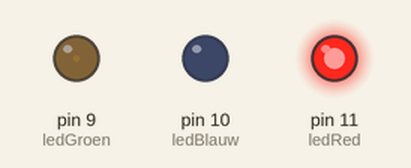
This sketch was run on a simulated Arduino Uno, built with avr-gcc and run on an emulated ATmega328P. On the bench: output pins drawn as LEDs (lit = HIGH).

Above: at 0.05 s.
At 1.35 s:
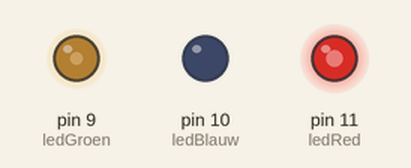
At 2.7 s:
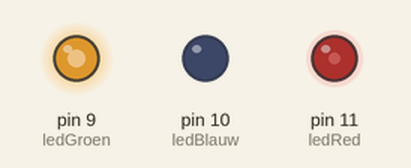
At 5.4 s:
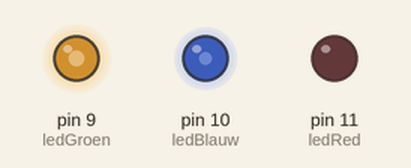
At 8.1 s:
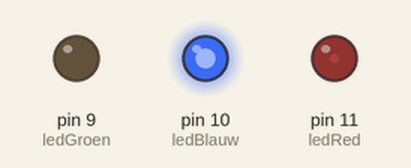
At 10.8 s:
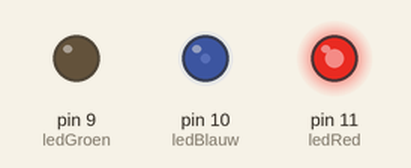
Timing chart, 0 to 15.0 s (numbered marks = the images above):
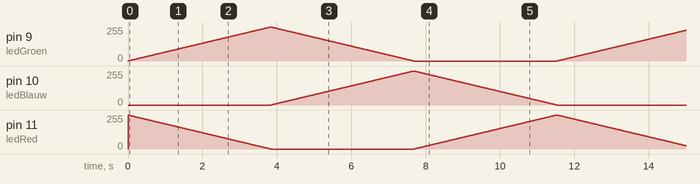

The sketch:

Opdracht5.ino
```cpp
// Array aanmaken in de vorm van Rood, Groen, Blauw
const int ledRed = 11;
const int ledGroen = 9;
const int ledBlauw = 10;

//Maak de voor de waardes van de kleuren
int roodWaarde;
int groenWaarde;
int blauwWaarde;

void setup() {
  // Leds koppelen aan de pins
  pinMode(11, OUTPUT);
  pinMode(9, OUTPUT);
  pinMode(10, OUTPUT);

  // Rode lamp aanzetten
  analogWrite(ledRed, HIGH);
}

void loop() {
  // Kleuren goedzetten
  roodWaarde = 255;
  groenWaarde = 0;
  blauwWaarde = 0;


    // For loop voor alle rode kleuren
    for (int i = 0; i < 255; i++) {
      // Variabele veranderen
      roodWaarde--;
      groenWaarde++;

      // Functie voor kleur aanspreken
      veranderKleur(roodWaarde, groenWaarde, blauwWaarde);
    }

    // Kleuren goedzetten
    roodWaarde = 0;
    groenWaarde = 255;
    blauwWaarde = 0;

    // For loop voor alle groene kleuren
    for (int i = 0; i < 255; i++) {
        // Variabele veranderen
        groenWaarde--;
        blauwWaarde++;

        // Functie voor kleur aanspreken
        veranderKleur(roodWaarde, groenWaarde, blauwWaarde);
    }

    // Kleuren goedzetten
    roodWaarde = 0;
    groenWaarde = 0;
    blauwWaarde = 255;

    // For loop voor alle groene kleuren
    for (int i = 0; i < 255; i++) {
      // Variabele veranderen
      blauwWaarde--;
      roodWaarde++;

      // Functie voor kleur aanspreken
      veranderKleur(roodWaarde, groenWaarde, blauwWaarde);
    }
}

/**
 * Functie om de kleur te veranderen
 *
 * @param rood staat voor rood (0 tot 255)
 * @param groen staat voor groen (0 tot 255)
 * @param blauw staat voor blauw (0 tot 255)
 */
void veranderKleur(int rood, int groen, int blauw) {
    // Door de pins heen lopen en de waarde zetten
  for (int i = 0; i < 3; i++) {
      // Kleuren waardes neezetten
      analogWrite(ledRed, rood);
      analogWrite(ledGroen, groen);
      analogWrite(ledBlauw, blauw);
      // Even wachten
      delay(5);
    }
}
```
